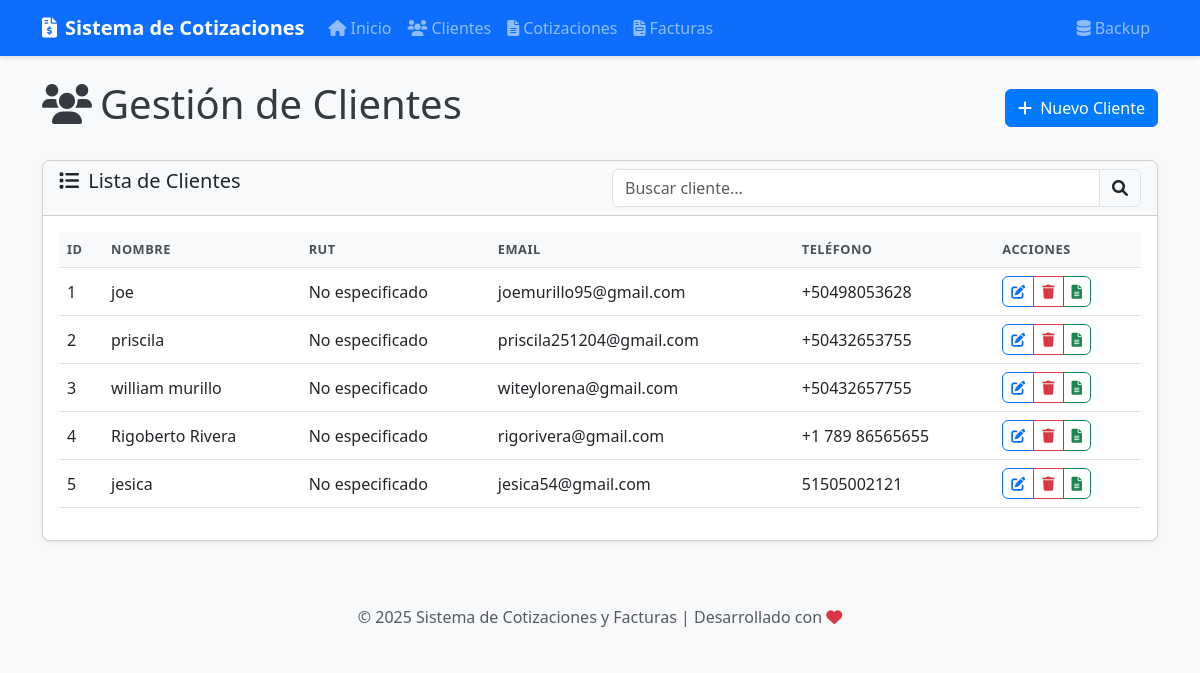
Before: /clientes with the older database file.
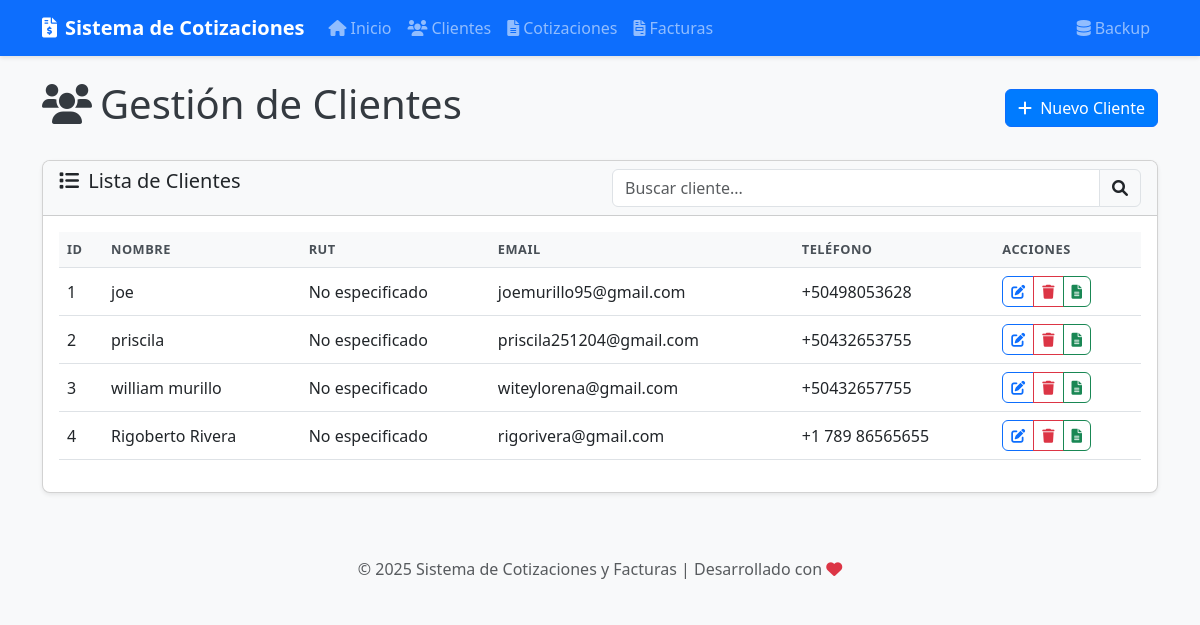
After: the same page with the newer database file.
### models.py (models this page shows, shortened)
class Cliente(db.Model):
    id = db.Column(db.Integer, primary_key=True)
    nombre = db.Column(db.String(100), nullable=False)
    email = db.Column(db.String(100), nullable=True)
    telefono = db.Column(db.String(20), nullable=True)
    direccion = db.Column(db.String(200), nullable=True)
    rut = db.Column(db.String(20), nullable=True)
    fecha_creacion = db.Column(db.DateTime, default=datetime.now)
    cotizaciones = db.relationship('Cotizacion', backref='cliente', lazy=True)
    facturas = db.relationship('Factura', backref='cliente', lazy=True)

### app.py (the view)
@app.route('/clientes')
def listar_clientes():
    clientes = Cliente.query.all()
    return render_template('clientes/listar.html', clientes=clientes)

### templates/clientes/listar.html (shortened to what this page needs)
{% extends 'base.html' %}
{% block content %}
<div class="d-flex justify-content-between align-items-center mb-4">
    <h1><i class="fas fa-users me-2"></i>Gestión de Clientes</h1>
    <a href="{{ url_for('nuevo_cliente') }}" class="btn btn-primary">
        <i class="fas fa-plus me-1"></i> Nuevo Cliente
    </a>
</div>
<div class="card shadow-sm">
    <div class="card-header bg-light">
        <div class="row">
            <div class="col-md-6">
                <h5 class="mb-0"><i class="fas fa-list me-1"></i> Lista de Clientes</h5>
            </div>
            <div class="col-md-6">
                <div class="input-group">
                    <input type="text" id="buscar-cliente" class="form-control" placeholder="Buscar cliente...">
                    <span class="input-group-text">
                        <i class="fas fa-search"></i>
                    </span>
                </div>
            </div>
        </div>
    </div>
    <div class="card-body">
        {% if clientes %}
            <div class="table-responsive">
                <table class="table table-hover">
                    <thead>
                        <tr>
                            <th>ID</th>
                            <th>Nombre</th>
                            <th>RUT</th>
                            <th>Email</th>
                            <th>Teléfono</th>
                            <th>Acciones</th>
                        </tr>
                    </thead>
                    <tbody id="tabla-clientes">
                        {% for cliente in clientes %}
                            <tr>
                                <td>{{ cliente.id }}</td>
                                <td>{{ cliente.nombre }}</td>
                                <td>{{ cliente.rut or 'No especificado' }}</td>
                                <td>{{ cliente.email or 'No especificado' }}</td>
                                <td>{{ cliente.telefono or 'No especificado' }}</td>
                                <td>
                                    <div class="btn-group btn-group-sm">
                                        <a href="{{ url_for('editar_cliente', id=cliente.id) }}" class="btn btn-outline-primary" title="Editar">
                                            <i class="fas fa-edit"></i>
                                        </a>
                                        <button type="button" class="btn btn-outline-danger"
                                                data-bs-toggle="modal"
                                                data-bs-target="#eliminarModal"
                                                data-cliente-id="{{ cliente.id }}"
                                                data-cliente-nombre="{{ cliente.nombre }}"
                                                title="Eliminar">
                                            <i class="fas fa-trash"></i>
                                        </button>
                                        <a href="{{ url_for('nueva_cotizacion') }}?cliente_id={{ cliente.id }}" class="btn btn-outline-success" title="Nueva Cotización">
                                            <i class="fas fa-file-alt"></i>
                                        </a>
                                    </div>
                                </td>
                            </tr>
                        {% endfor %}
                    </tbody>
                </table>
            </div>
        {% else %}
            <div class="alert alert-info">
                <i class="fas fa-info-circle me-1"></i> No hay clientes registrados.
            </div>
        {% endif %}
    </div>
</div>
{% endblock %}

Changed rows visible on the page:
removed Cliente: id "5", nombre "jesica", rut "No especificado", email "jesica54@gmail.com", telefono "51505002121"
